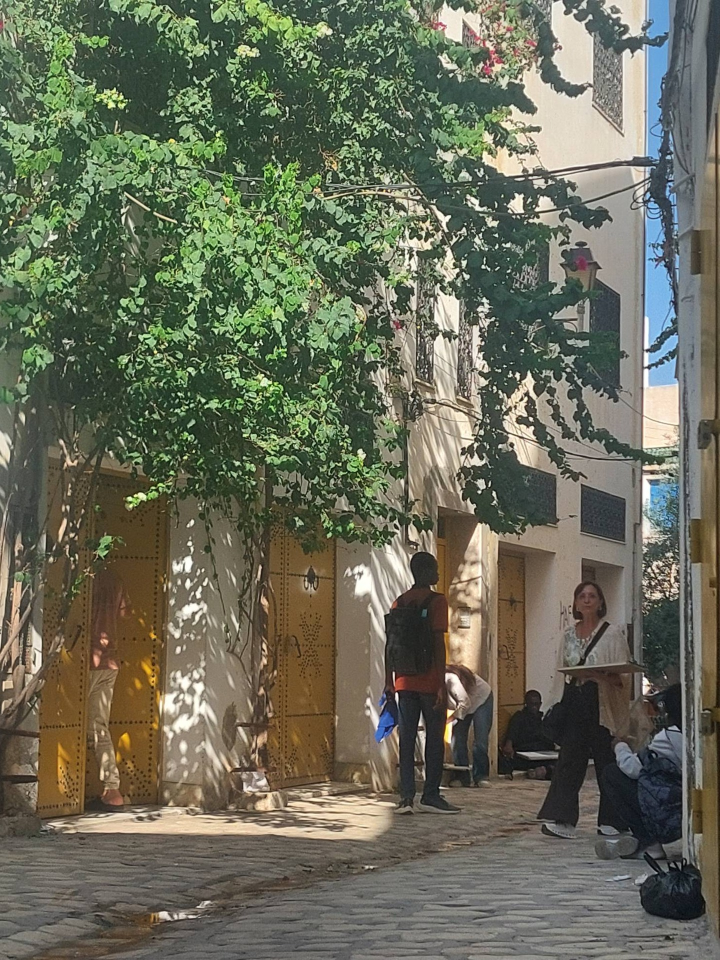
#> input picture croquis-perspective/seance-4/rue-jaune/redresse2_jaune.jpg, 1440 x 1920 px, given in place of 34.jpg, which was not available (shown at 1/2 size)
$ python redresse.py
#> lines starting #> are read from the running program, lines starting #| are printed output that depends on the picture; pictures that were not available may be replaced by others from this repository, and a replacement may not be noted
"""Redresse la photo de la rue aux portes jaunes : les verticales deviennent verticales, cadre 18 x 24 cm (40 px = 1 cm),
plus une version 2x pour les relevés."""
import cv2, numpy as np, sys
src = "/tmp/claude-0/-home-user-Claude/0095011d-962b-595a-b8c6-2625d1aef2e9/images/"
S, W, H = 40, 720, 960
def vp_vertical(g):
    L = cv2.createLineSegmentDetector(cv2.LSD_REFINE_STD).detect(g)[0].reshape(-1, 4)
    d = L[:, 2:] - L[:, :2]; lg = np.hypot(*d.T); ang = np.degrees(np.arctan2(d[:, 1], d[:, 0])) % 180
    V = L[(abs(ang - 90) < 12) & (lg > 120)]
    A = np.array([np.cross([x1, y1, 1.], [x2, y2, 1.]) for x1, y1, x2, y2 in V])
    A = A / np.linalg.norm(A[:, :2], axis=1)[:, None] * np.hypot(V[:,2]-V[:,0], V[:,3]-V[:,1])[:, None]
    v = np.linalg.svd(A)[2][-1]; return v, len(V)
for n, nom in ((34, "jaune"),):
    im = cv2.imread(src + f"{n}.jpg"); h, w = im.shape[:2]
#> further down, im is the input picture: shape (1920, 1440, 3); mean B, G, R 89.9, 107.8, 105.4
#> after `h, w = im.shape[:2]`: h = 1920; w = 1440
    g = cv2.GaussianBlur(cv2.cvtColor(im, cv2.COLOR_BGR2GRAY), (3, 3), 0)
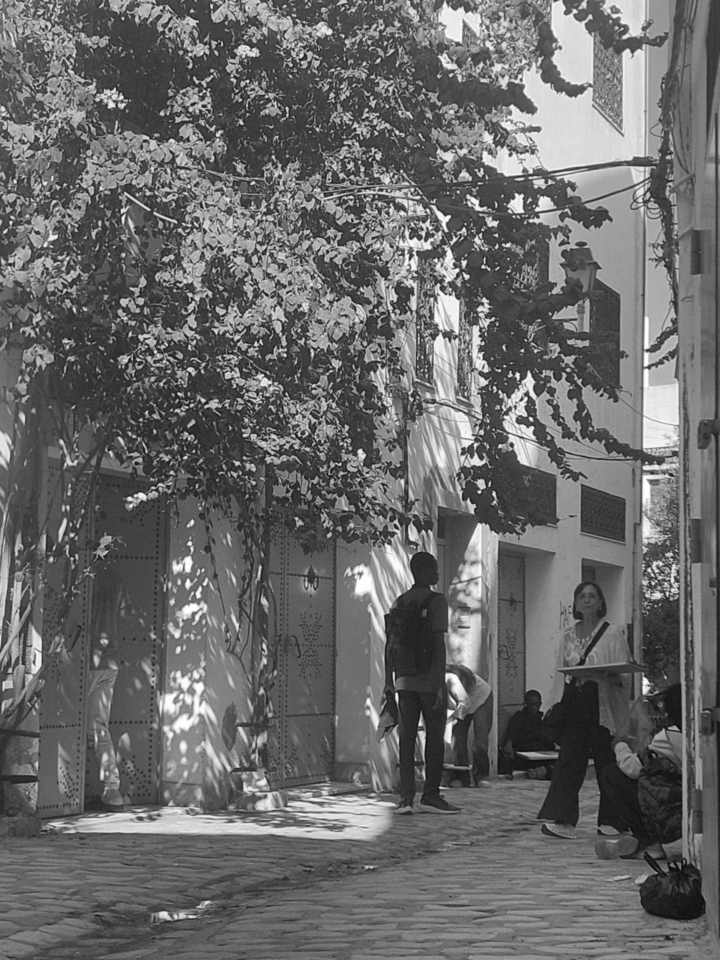
#> g: shape (1920, 1440) (shown at 1/2 size); min 4, max 255, mean 105
    v, nb = vp_vertical(g)
#> in vp_vertical, `d = L[:, 2:] - L[:, :2]`: d = 10418 pairs, first value -141.3 to 201.2, second value -611.2 to 630
#> in vp_vertical, `lg = np.hypot(*d.T)`: lg = 10418 values, max 630 at index 5708, min 1.25 at index 8522, mean 16.21
#> in vp_vertical, `ang = np.degrees(np.arctan2(d[:, 1], d[:, 0])) % 180`: ang = 10418 values, max 180 at index 611, min 0 at index 8766, mean 84.96
#> in vp_vertical, `V = L[(abs(ang - 90) < 12) & (lg > 120)]`: V = 27 rows, first 6: [1291.3, 416.9, 1287.9, 699.4], [1362.4, 1368.1, 1364.7, 1536.9], [994.1, 1425.6, 995, 1125.6], [1284.6, 586.9, 1286.3, 414.4], [1430.1, 836.9, 1430.1, 225.6], [1359.1, 1136.9, 1360.4, 1370.6]
#> in vp_vertical, `A = np.array([np.cross([x1, y1, 1.], [x2, y2, 1.]) for x1, y1, x2, y2 ..`: A = 27 rows, first 8: [-282.5, -3.44, 366215.5], [-168.8, 2.32, 226760.4], [300, 0.848, -299446.1], [172.5, 1.72, -222617.7], [611.2, 0.0216, -874157.3], [-233.7, 1.34, 316168.6], [146.3, -1.84, -197823.6], [132.5, -0.376, -189295.4]
#> in vp_vertical, `A = A / np.linalg.norm(A[:, :2], axis=1)[:, None] * np.hypot(V[:,2]-V[..`: A = 27 rows, first 8: [-282.5, -3.44, 366215.5], [-168.8, 2.32, 226760.4], [300, 0.848, -299446.1], [172.5, 1.72, -222617.8], [611.2, 0.0216, -874157.3], [-233.7, 1.34, 316168.6], [146.3, -1.84, -197823.6], [132.5, -0.376, -189295.4]
#> in vp_vertical, `v = np.linalg.svd(A)[2][-1]`: v = [-0.00989, 1, -7.71e-06]
#> v = [-0.00989, 1, -7.71e-06]; nb = 27
    vy = v[:2] / v[2] if abs(v[2]) > 1e-9 else None
#> vy = [1282.2, -129622.5]
    print(nom, "verticales", nb, "point de fuite vertical", None if vy is None else vy.round(0))
#| jaune verticales 27 point de fuite vertical [   1282. -129623.]
    # homographie qui envoie le point de fuite vertical à l'infini (verticales parallèles), centre conservé
    cx, cy = w / 2, h / 2
#> cx = 720; cy = 960
    T = np.array([[1, 0, -cx], [0, 1, -cy], [0, 0, 1.]])
#> T = [[1, 0, -720], [0, 1, -960], [0, 0, 1]]
    p = T @ np.array([*vy, 1.]);
#> p = [562.2, -130582.5, 1]
    Hm = np.array([[1, 0, 0], [0, 1, 0], [-p[0] / (p[0]**2 + p[1]**2) * 0, -1 / p[1], 1.]])   # recul de la verticale
#> Hm = [[1, 0, 0], [0, 1, 0], [0, 7.66e-06, 1]]
    M = np.linalg.inv(T) @ Hm @ T
#> M = [[1, 0.00551, -5.29], [0, 1.01, -7.06], [0, 7.66e-06, 0.993]]
    # cisaillement pour rendre l'axe vertical exactement vertical
    q = M @ np.array([*vy, 1.]); sh = q[0] / q[1] if abs(q[2]) < 1e-9 or True else 0
#> after `q = M @ np.array([*vy, 1.0])`: q = [562.2, -130582.5, 0]
#> after `sh = q[0] / q[1] if abs(q[2]) < 1e-09 or True else 0`: sh = -0.0043
    Sh = np.array([[1, -sh, 0], [0, 1, 0], [0, 0, 1.]]) if abs(q[2]) < 1e-6 else np.eye(3)
#> Sh = [[1, 0.0043, 0], [0, 1, 0], [0, 0, 1]]
    M = Sh @ M
#> M = [[1, 0.00985, -5.32], [0, 1.01, -7.06], [0, 7.66e-06, 0.993]]
    c = cv2.perspectiveTransform(np.float32([[[0, 0], [w, 0], [w, h], [0, h]]]), M)[0]
#> c = [[-5.36, -7.11], [1445.3, -7.11], [1443, 1913], [13.49, 1913]]
    # cadre : la plus grande zone utile, au format 3:4, dans l'image redressée
    x0, x1 = max(c[0, 0], c[3, 0]), min(c[1, 0], c[2, 0]); y0, y1 = max(c[0, 1], c[1, 1]), min(c[2, 1], c[3, 1])
#> after `x0, x1 = (max(c[0, 0], c[3, 0]), min(c[1, 0], c[2, 0]))`: x0 = 13.49; x1 = 1443
#> after `y0, y1 = (max(c[0, 1], c[1, 1]), min(c[2, 1], c[3, 1]))`: y0 = -7.11; y1 = 1913
    bw, bh = x1 - x0, y1 - y0
#> bw = 1429.5; bh = 1920.1
    if bw / bh > 0.75: x0 += (bw - 0.75 * bh) / 2; bw = 0.75 * bh
    else: bh = bw / 0.75
#> bh = 1906
    D = np.array([[W / bw, 0, -x0 * W / bw], [0, H / bh, -y0 * H / bh], [0, 0, 1]]) @ M
#> D = [[0.504, 0.00491, -9.43], [0, 0.507, -6.97e-08], [0, 7.66e-06, 0.993]]
    out = cv2.warpPerspective(im, D, (W, H), flags=cv2.INTER_CUBIC, borderMode=cv2.BORDER_REPLICATE)
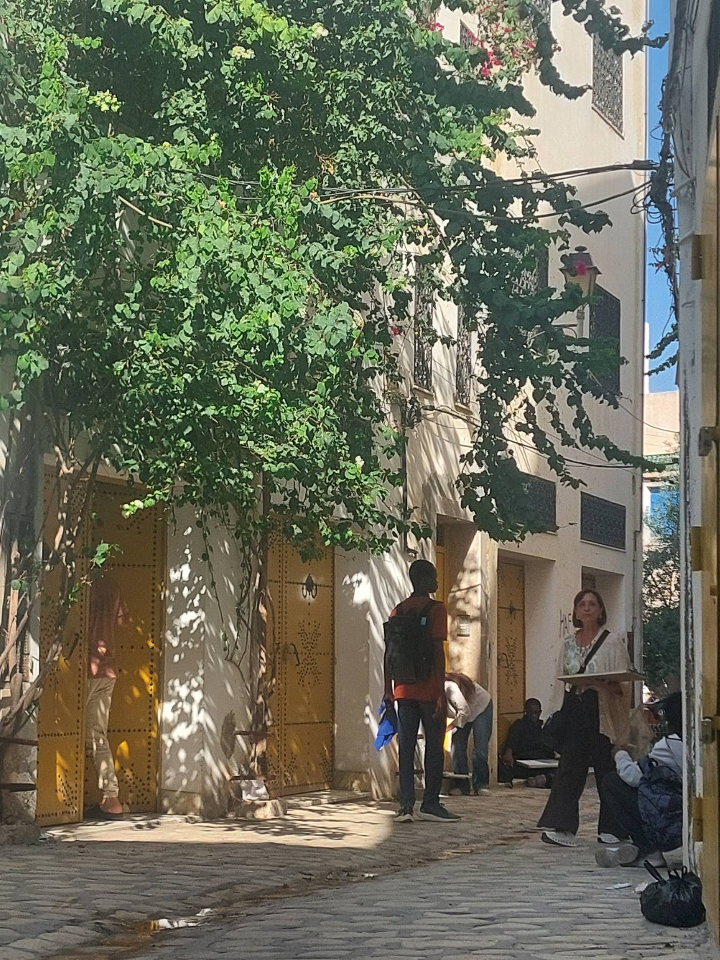
#> out: shape (960, 720, 3); mean B, G, R 89.9, 107.9, 105.4
    cv2.imwrite(f"redresse_{nom}.png", out); np.save(f"D_{nom}.npy", D)
    # la même vue en 2x, pour relever les détails (releve.py)
    cv2.imwrite(f"redresse2_{nom}.jpg", cv2.warpPerspective(im, np.diag([2, 2, 1.]) @ D, (2 * W, 2 * H), flags=cv2.INTER_CUBIC,
                borderMode=cv2.BORDER_REPLICATE), [cv2.IMWRITE_JPEG_QUALITY, 92])
    g2 = cv2.GaussianBlur(cv2.cvtColor(out, cv2.COLOR_BGR2GRAY), (3, 3), 0)
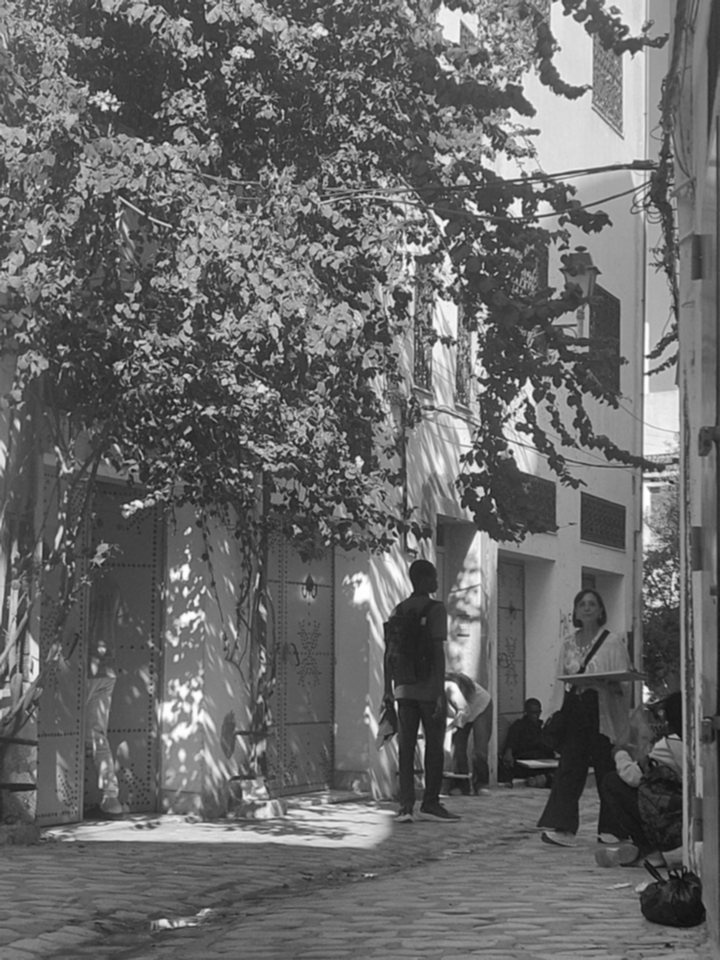
#> g2: shape (960, 720); min 12, max 255, mean 105.1
    v2, _ = vp_vertical(g2); print("   après :", (v2[:2] / v2[2]).round(0) if abs(v2[2]) > 1e-9 else "à l'infini")
#> in vp_vertical (call 2), `L = cv2.createLineSegmentDetector(cv2.LSD_REFINE_STD).detect(g)[0].res..`: L = 2846 rows, first 6: [423.7, 760.7, 425, 738.1], [450.1, 745.7, 451.2, 733.2], [398, 711.9, 396.9, 699.4], [384.5, 652, 382.2, 623], [143.4, 498.3, 135.5, 499.9], [413.6, 589.7, 407, 572.6]
#> after `v2, _ = vp_vertical(g2)`: v2 = [-0.000483, -1, 2.32e-06]
#|    après : [-2.08000e+02 -4.30606e+05]
